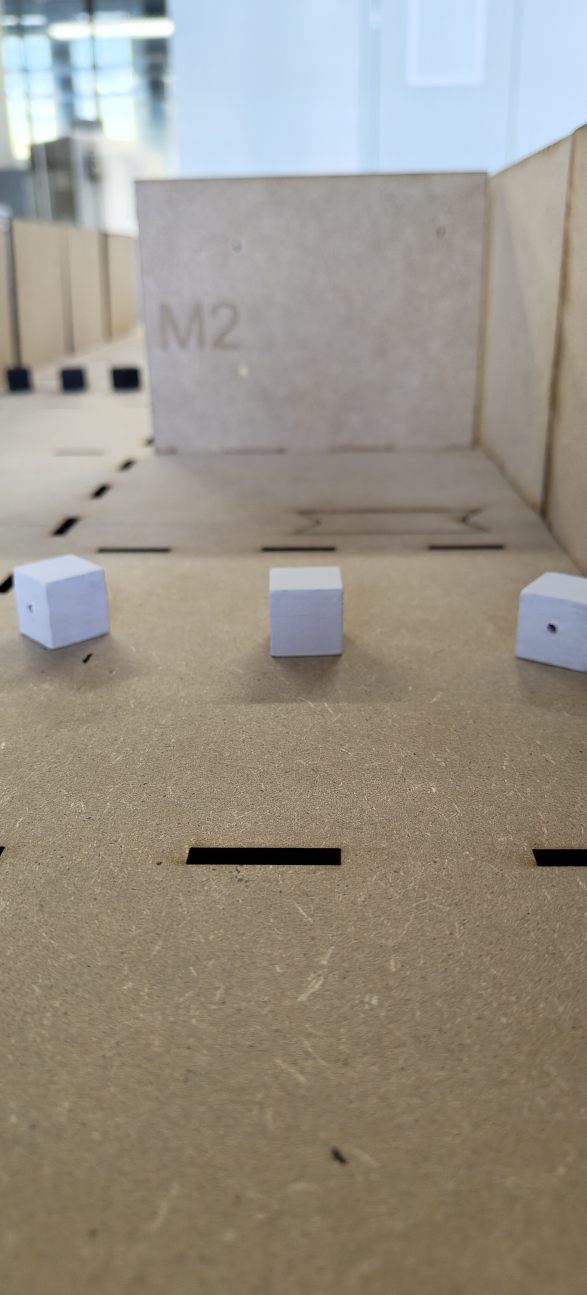
#> input picture images/3_spaced_white.jpg, 1173 x 2589 px (shown at 1/2 size); its folder holds only this picture in this run
$ python makemasks.py
#> lines starting #> are read from the running program, lines starting #| are printed output that depends on the picture; after the words box and inside, x2 and y2 are one past the last pixel; in counts of white or black regions, pixels touching at a corner belong together
import cv2
import os

import numpy as np

hsv_ranges = [
    ((92, 48, 65), (112, 108, 125)),
    ((90, 0, 0), (110, 59, 56)),
    ((96, 49, 70), (116, 109, 130)),
    ((95, 65, 59), (115, 125, 119)),
    ((89, 51, 0), (109, 111, 52)),
    ((94, 78, 15), (114, 138, 75)),
    ((97, 70, 44), (117, 130, 104)),
    ((98, 77, 1), (118, 137, 61)),
    ((98, 53, 25), (118, 113, 85)),
    ((98, 29, 26), (118, 89, 86)),
    ((97, 61, 29), (117, 121, 89)),
    ((102, 38, 26), (122, 98, 86)),
    ((96, 56, 50), (116, 116, 110)),
    ((100, 38, 15), (120, 98, 75)),
    ((80, 0, 18), (100, 46, 78)),
    ((99, 74, 36), (119, 134, 96)),
    ((100, 63, 36), (120, 123, 96)),
    ((98, 56, 38), (118, 116, 98)),
    ((96, 82, 52), (116, 142, 112)),
    ((102, 61, 12), (122, 121, 72)),
    ((101, 73, 17), (121, 133, 77)),
    ((110, 27, 0), (130, 87, 39)),
    ((0, 0, 0), (10, 30, 39)),
    ((0, 0, 0), (10, 30, 35)),
    ((101, 50, 2), (121, 110, 62)),
    ((100, 21, 0), (120, 81, 45)),
    ((0, 0, 0), (10, 30, 44)),
    ((110, 6, 0), (130, 66, 44)),
    ((99, 51, 14), (119, 111, 74)),
    ((100, 0, 0), (120, 57, 58)),
    ((104, 28, 0), (124, 88, 52)),
    ((0, 0, 0), (10, 30, 46)),
    ((100, 0, 15), (120, 47, 75)),
    ((20, 0, 10), (40, 43, 70)),
    ((93, 6, 19), (113, 66, 79)),
    ((110, 34, 0), (130, 94, 38)),
    ((100, 34, 0), (120, 94, 42)),
    ((100, 47, 0), (120, 107, 40)),
    ((97, 36, 82), (117, 96, 142)),
    ((110, 55, 0), (130, 115, 36)),
    ((105, 4, 0), (125, 64, 52)),
    ((120, 0, 0), (140, 40, 52)),
 ]


def get_images(img_path, mask_path,contours_path):
#> called with img_path = './images/3_spaced_white.jpg', mask_path = 'masks/mask0.jpeg', contours_path = 'contours/contours0.jpeg'
    img = cv2.imread(img_path)
#> img is the input picture: shape (2589, 1173, 3); mean B, G, R 133.7, 145.4, 151.9
    hsv = cv2.cvtColor(img, cv2.COLOR_BGR2HSV)
#> hsv: shape (2589, 1173, 3); mean H, S, V 36.2, 52.5, 158.2

    final_mask = None
    for min_hsv, max_hsv in hsv_ranges:
        lower = np.array(min_hsv)
        upper = np.array(max_hsv)
        mask = cv2.inRange(hsv, lower, upper)
        if final_mask is None:
            final_mask = mask
        else:
            final_mask = cv2.bitwise_or(final_mask, mask)
#> this loop made 42 passes
#> pass 1, in get_images, `mask = cv2.inRange(hsv, lower, upper)`:
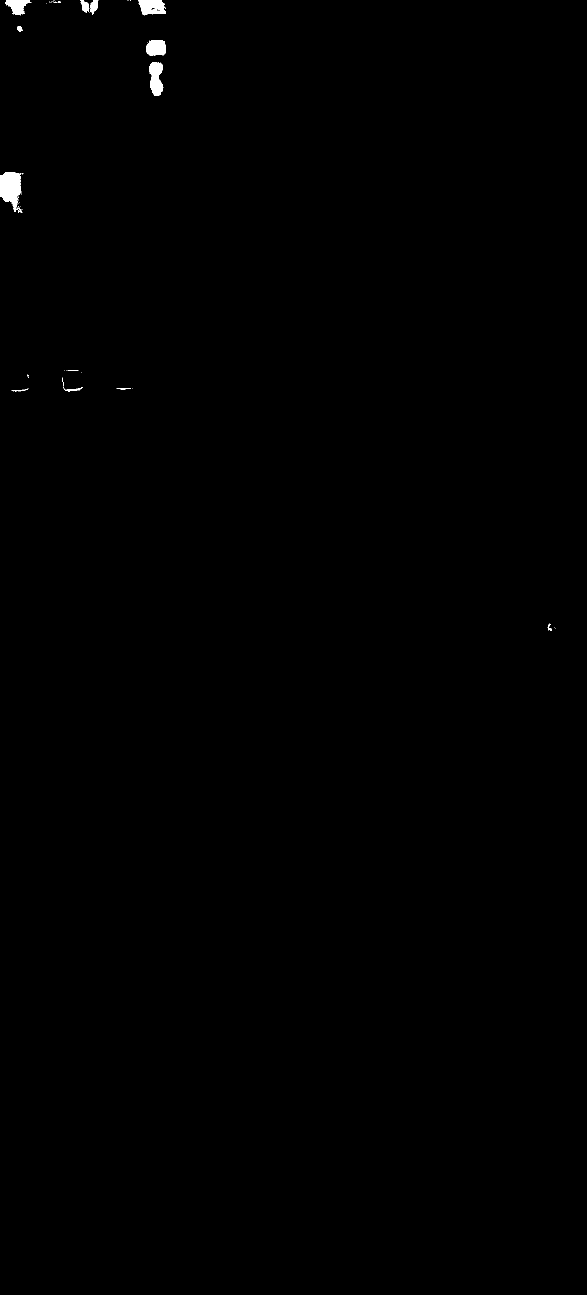
#> mask: shape (2589, 1173) (shown at 1/2 size); 0.27% white; 53 white regions (39 under 20 px), largest, box (x1, y1, x2, y2) and area: (0, 344, 43, 424) 2322, (298, 124, 327, 192) 1404, (277, 0, 331, 31) 1285
#> pass 2, in get_images, `mask = cv2.inRange(hsv, lower, upper)`:
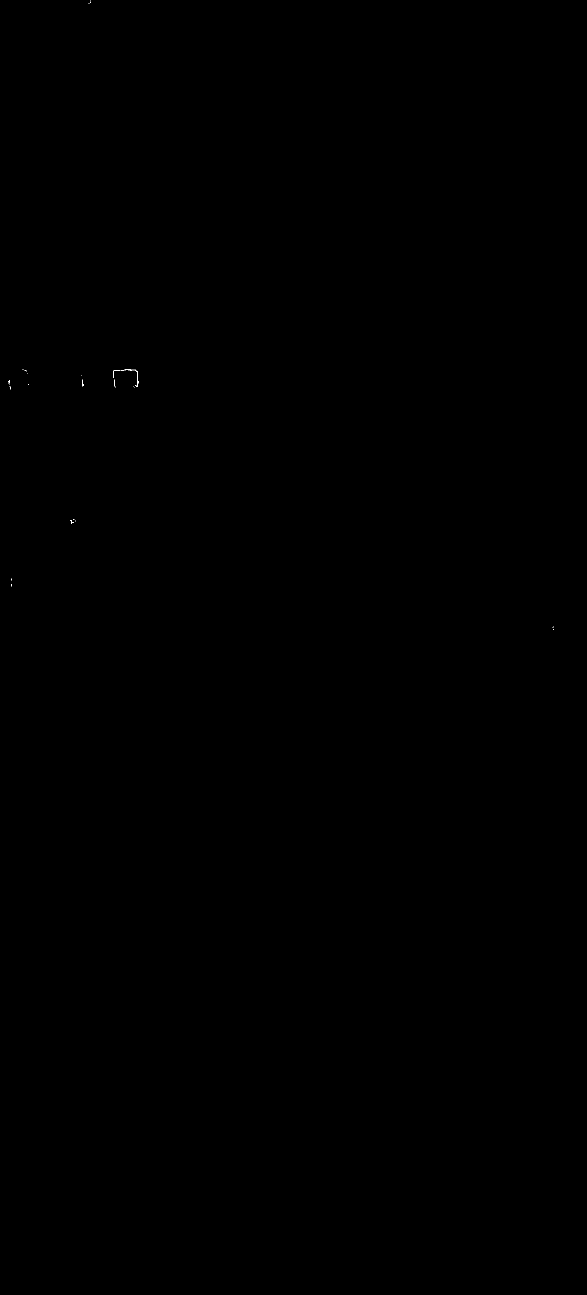
#> mask: shape (2589, 1173) (shown at 1/2 size); 0.01% white in thin lines or dots, all inside (x1, y1, x2, y2) = (17, 1, 1108, 1260)
#> pass 3, in get_images, `mask = cv2.inRange(hsv, lower, upper)`:
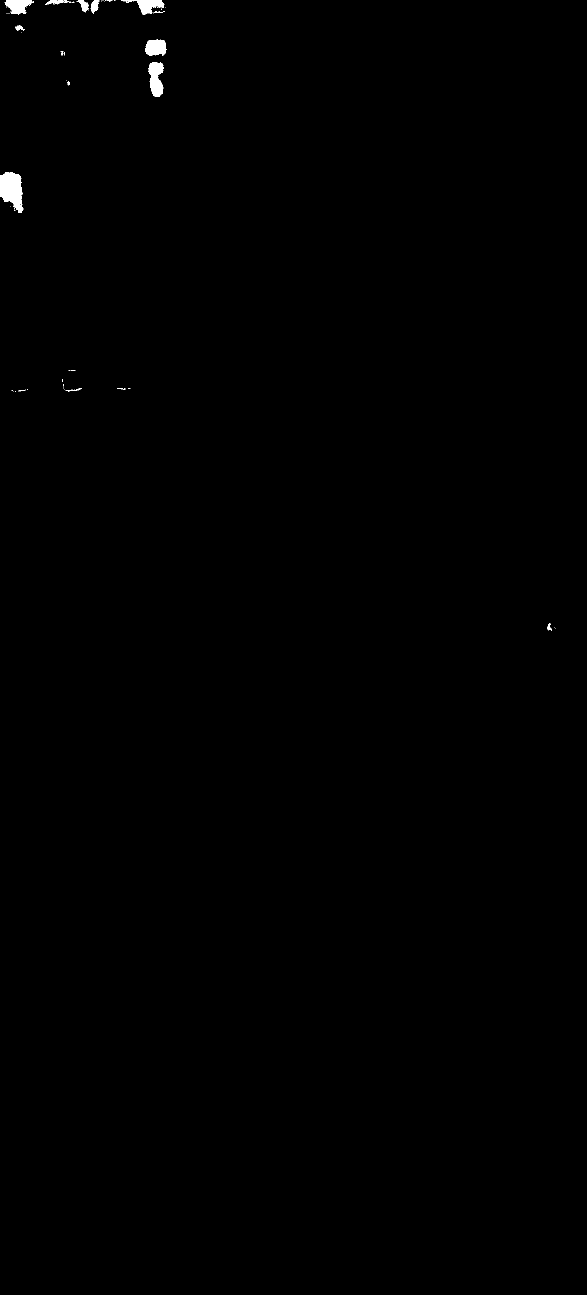
#> mask: shape (2589, 1173) (shown at 1/2 size); 0.29% white; 76 white regions (60 under 20 px), largest, box (x1, y1, x2, y2) and area: (0, 344, 46, 426) 2610, (296, 124, 327, 194) 1529, (291, 79, 333, 112) 1130
#> after the loop:
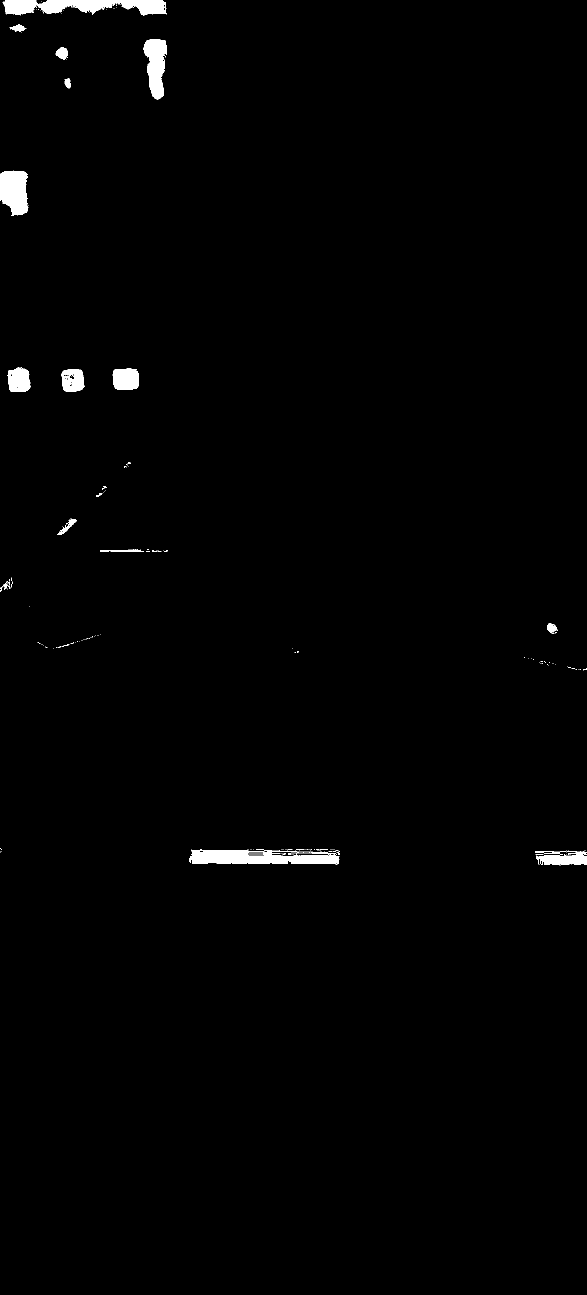
#> final_mask: shape (2589, 1173) (shown at 1/2 size); 1% white; 204 white regions (184 under 20 px)

    mask = final_mask

    contours, _ = cv2.findContours(mask, cv2.RETR_TREE, cv2.CHAIN_APPROX_SIMPLE)
#> contours = 351 contours, 328 with area under 20; largest, box (x1, y1, x2, y2) and area: (378, 1698, 679, 1729) 6394, (5, 0, 333, 32) 6250, (0, 341, 56, 432) 3978, (287, 78, 334, 199) 3614, (1070, 1701, 1173, 1731) 1974
    for c in contours:
        area = cv2.contourArea(c)

        epsilon = 0.05 * cv2.arcLength(c, True)
        approx = cv2.approxPolyDP(c, epsilon, True)

        rect = cv2.minAreaRect(approx)
        box = cv2.boxPoints(rect)
        box = np.int8(box)  # Convert float coordinates to int

        w, h = rect[1]
        if w == 0 or h == 0:
            continue  # Avoid division by zero

        aspect_ratio = float(min(w, h)) / max(w, h)
        size = 30

        if area > 1_000 and (w > size and h > size) and ((0.2 < aspect_ratio and min(w, h) < 200) or (0.6 < aspect_ratio)):
            print(area, w, h, aspect_ratio)
            cv2.drawContours(img, c, -1, (0, 255, 0), 10)
#> this loop made 351 passes
#> (area, epsilon, w, h, aspect_ratio) on passes 204, 238, 240: (1707, 8.15, 38.02, 38.64, 0.984), (1942, 9.03, 37, 44, 0.841), (1783, 9.4, 38.45, 40.31, 0.954)
#> (printed output is left out)
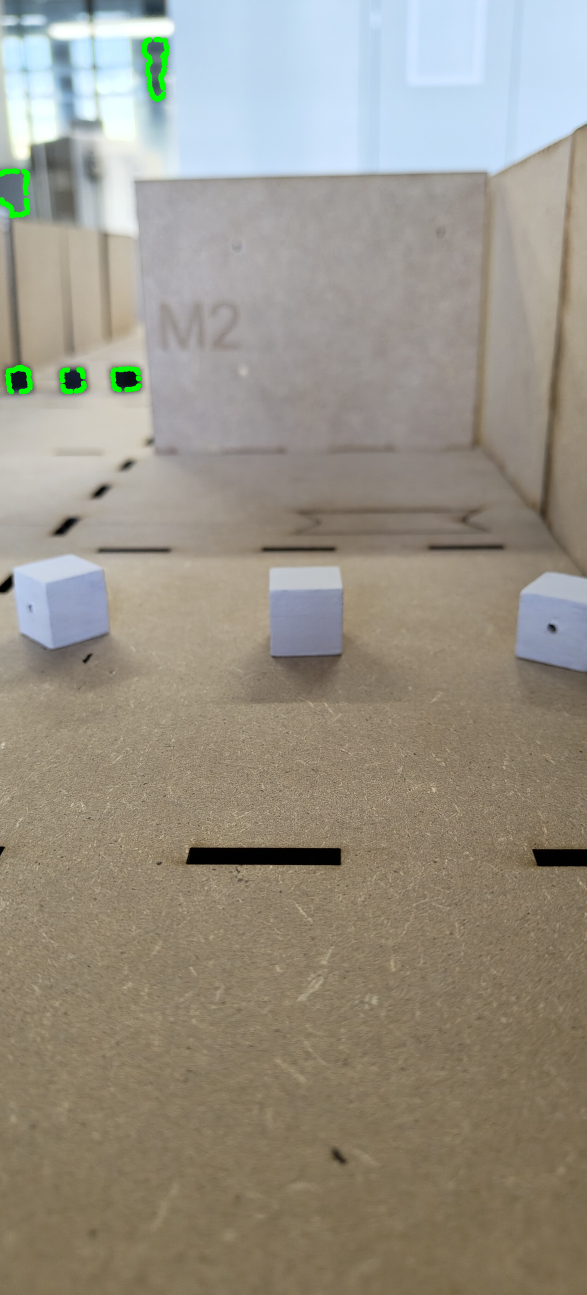
#> img: shape (2589, 1173, 3) (shown at 1/2 size); 0.32% of pixels changed, all inside (x1, y1, x2, y2) = (0, 73, 339, 789)
    cv2.imwrite(mask_path, mask)
    cv2.imwrite(contours_path, img)
    return img,mask

if __name__ == "__main__":
    dir_path = './images'
    i=0
    for filename in os.listdir(dir_path):
        print()
        print(filename)

        img_path = os.path.join(dir_path, filename)
        mask_path = f'masks/mask{i}.jpeg'
        contours_path = f'contours/contours{i}.jpeg'
        i+=1
        img, mask = get_images(img_path, mask_path, contours_path)

        cv2.namedWindow("img", cv2.WINDOW_NORMAL)
        cv2.resizeWindow("img", 800, 600)

        cv2.namedWindow("mask", cv2.WINDOW_NORMAL)
        cv2.resizeWindow("mask", 800, 600)

        cv2.imshow('img', img)
        cv2.imshow('mask', mask)
        cv2.waitKey(0)
        cv2.destroyAllWindows()

$ run again, on images/3_spaced_white_angle.jpg
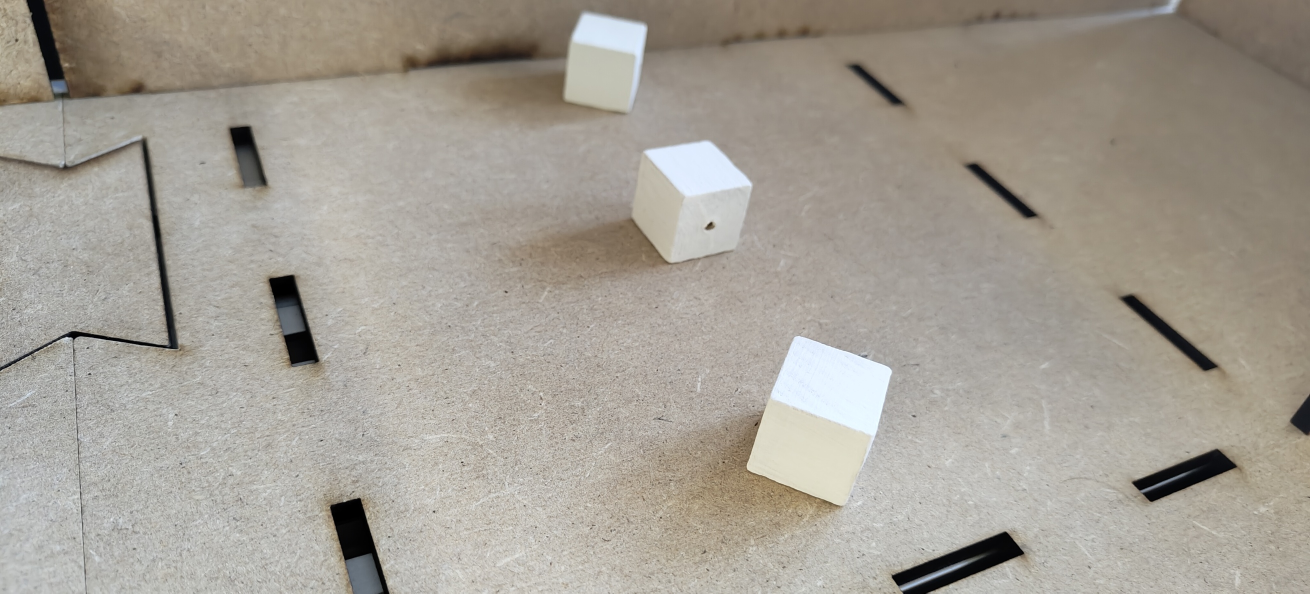
#> input picture images/3_spaced_white_angle.jpg, 2620 x 1187 px (shown at 1/2 size)
#> in get_images, img is the input picture: shape (1187, 2620, 3); mean B, G, R 148.7, 158.3, 164
#> hsv: shape (1187, 2620, 3); mean H, S, V 24.2, 28, 164.6
#> after the loop in get_images, `for min_hsv, max_hsv in hsv_ranges:`:
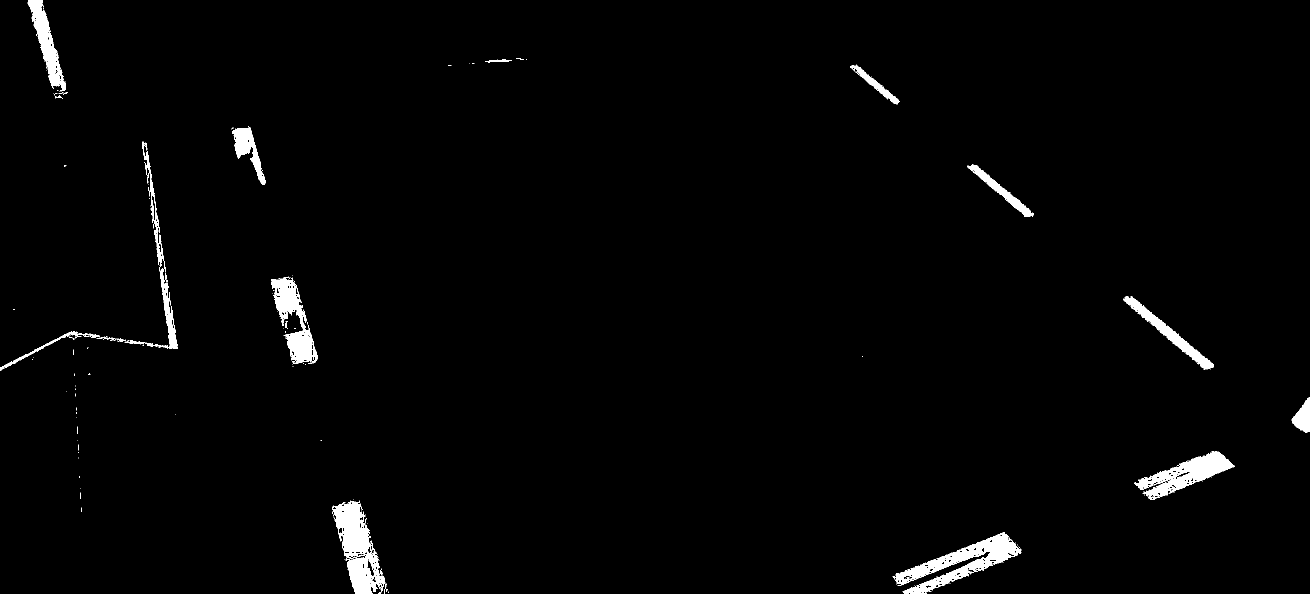
#> final_mask: shape (1187, 2620) (shown at 1/2 size); 1.8% white; 191 white regions (170 under 20 px)
#> contours = 826 contours, 756 with area under 20; largest, box (x1, y1, x2, y2) and area: (1785, 1064, 2044, 1187) 10186, (664, 1001, 774, 1187) 9925, (2269, 902, 2469, 1000) 7362, (542, 553, 636, 728) 6539, (55, 0, 132, 183) 4534
#> the loop in get_images, `for c in contours:` made 826 passes
#> (area, epsilon, approx, rect, box, w, h, aspect_ratio) on passes 46, 59: (43, 1.61, [[1850, 1173], [1857, 1169], [1862, 1172], [1855, 1176]], ((1856, 1172.5), (10.92, 5.09), -29.74), [[60, -103], [58, -107], [67, -113], [70, -108]], 10.92, 5.09, 0.466), (21, 1.15, [[1796, 1159], [1799, 1161], [1797, 1167], [1795, 1166]], ((1796.5, 1163), (7.27, 3.48), -71.57), [[5, -113], [1, -115], [4, -121], [7, -120]], 7.27, 3.48, 0.478)
#> (printed output is left out)
#> after the loop in get_images, `for c in contours:`:
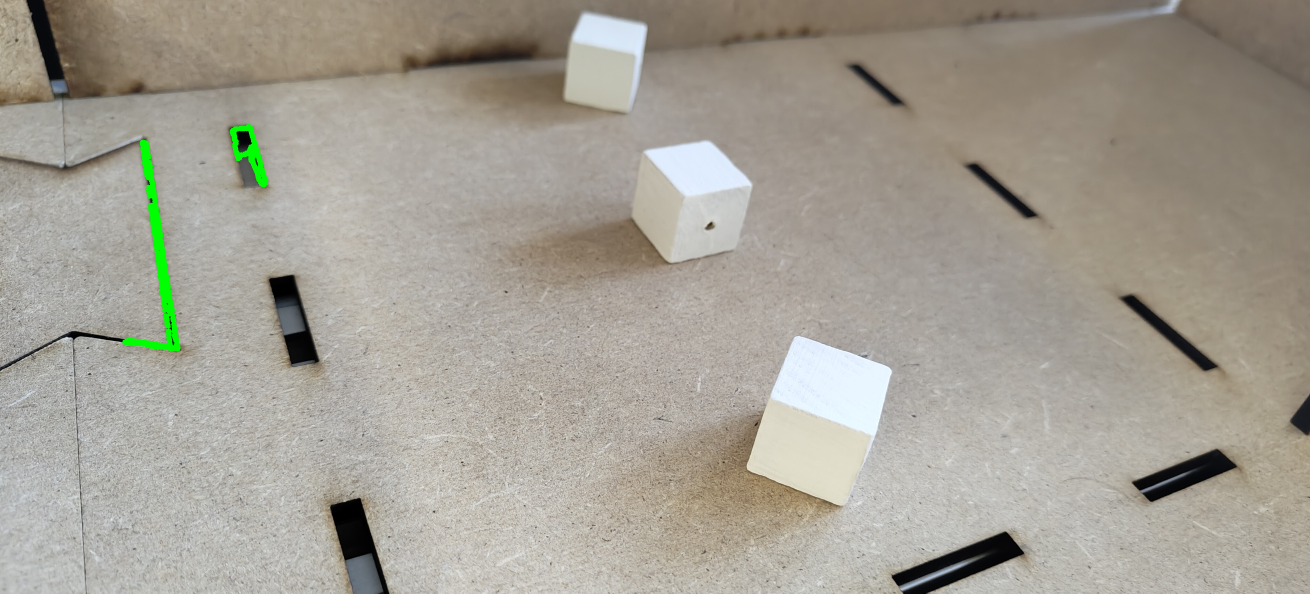
#> img: shape (1187, 2620, 3) (shown at 1/2 size); 0.43% of pixels changed, all inside (x1, y1, x2, y2) = (244, 248, 537, 703)
